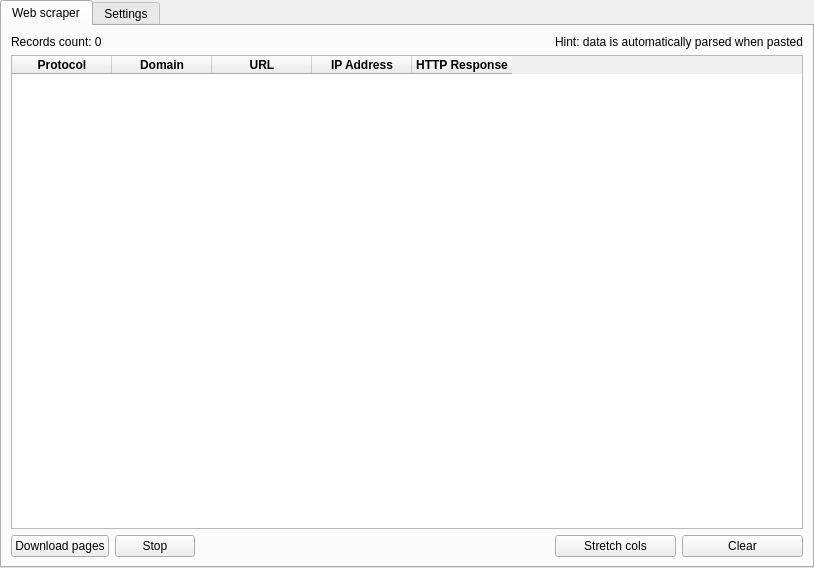
<?xml version="1.0" encoding="UTF-8"?>
<ui version="4.0">
 <class>Web</class>
 <widget class="QWidget" name="Web">
  <property name="geometry">
   <rect>
    <x>0</x>
    <y>0</y>
    <width>814</width>
    <height>568</height>
   </rect>
  </property>
  <property name="windowTitle">
   <string>Web</string>
  </property>
  <layout class="QGridLayout" name="gridLayout">
   <property name="leftMargin">
    <number>0</number>
   </property>
   <property name="topMargin">
    <number>0</number>
   </property>
   <property name="rightMargin">
    <number>0</number>
   </property>
   <property name="bottomMargin">
    <number>0</number>
   </property>
   <item row="0" column="0">
    <widget class="QTabWidget" name="tabWidget">
     <property name="currentIndex">
      <number>0</number>
     </property>
     <widget class="QWidget" name="web_WebScraper">
      <attribute name="title">
       <string>Web scraper</string>
      </attribute>
      <layout class="QGridLayout" name="gridLayout_27">
       <item row="3" column="4">
        <widget class="QPushButton" name="pushButton_WebScraping_Clear">
         <property name="text">
          <string>Clear</string>
         </property>
        </widget>
       </item>
       <item row="3" column="1">
        <widget class="QPushButton" name="pushButton_WebScraper_StopDownload">
         <property name="text">
          <string>Stop</string>
         </property>
        </widget>
       </item>
       <item row="3" column="2">
        <spacer name="horizontalSpacer_7">
         <property name="orientation">
          <enum>Qt::Horizontal</enum>
         </property>
         <property name="sizeHint" stdset="0">
          <size>
           <width>40</width>
           <height>20</height>
          </size>
         </property>
        </spacer>
       </item>
       <item row="2" column="0" colspan="5">
        <widget class="AdvancedTableWidget" name="tableWidget_WebScraper">
         <attribute name="verticalHeaderVisible">
          <bool>false</bool>
         </attribute>
         <column>
          <property name="text">
           <string>Protocol</string>
          </property>
          <property name="font">
           <font>
            <bold>true</bold>
           </font>
          </property>
         </column>
         <column>
          <property name="text">
           <string>Domain</string>
          </property>
          <property name="font">
           <font>
            <bold>true</bold>
           </font>
          </property>
         </column>
         <column>
          <property name="text">
           <string>URL</string>
          </property>
          <property name="font">
           <font>
            <bold>true</bold>
           </font>
          </property>
         </column>
         <column>
          <property name="text">
           <string>IP Address</string>
          </property>
          <property name="font">
           <font>
            <bold>true</bold>
           </font>
          </property>
         </column>
         <column>
          <property name="text">
           <string>HTTP Response</string>
          </property>
          <property name="font">
           <font>
            <bold>true</bold>
           </font>
          </property>
         </column>
        </widget>
       </item>
       <item row="3" column="3">
        <widget class="QPushButton" name="pushButton_WebScraping_StretchCols">
         <property name="text">
          <string>Stretch cols</string>
         </property>
        </widget>
       </item>
       <item row="3" column="0">
        <widget class="QPushButton" name="pushButton_WebScraper_StartDownload">
         <property name="text">
          <string>Download pages</string>
         </property>
        </widget>
       </item>
       <item row="0" column="3" colspan="2">
        <widget class="QLabel" name="label_49">
         <property name="text">
          <string>Hint: data is automatically parsed when pasted</string>
         </property>
        </widget>
       </item>
       <item row="0" column="0" colspan="2">
        <widget class="QLabel" name="label_WebScraper_RecordsCount">
         <property name="text">
          <string>Records count: 0</string>
         </property>
        </widget>
       </item>
      </layout>
     </widget>
     <widget class="QWidget" name="tab_Web_Settings">
      <attribute name="title">
       <string>Settings</string>
      </attribute>
      <widget class="QGroupBox" name="groupBox_4">
       <property name="geometry">
        <rect>
         <x>10</x>
         <y>10</y>
         <width>861</width>
         <height>80</height>
        </rect>
       </property>
       <property name="title">
        <string>Proxy settings</string>
       </property>
      </widget>
     </widget>
    </widget>
   </item>
  </layout>
 </widget>
 <customwidgets>
  <customwidget>
   <class>AdvancedTableWidget</class>
   <extends>QTableWidget</extends>
   <header>advancedtablewidget.h</header>
  </customwidget>
 </customwidgets>
 <resources/>
 <connections/>
</ui>
